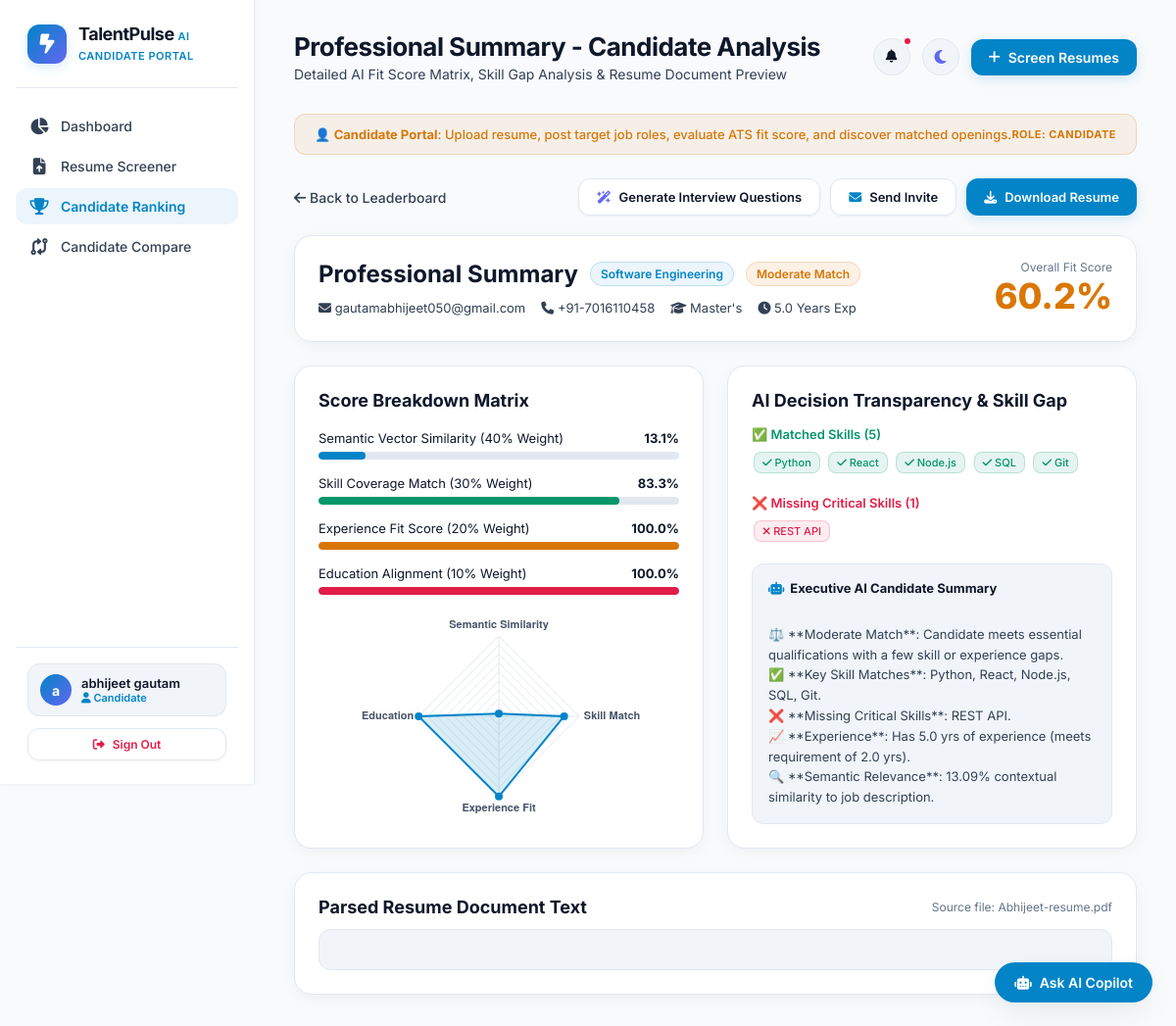
The page /candidate/1 (signed in) on the database its author committed.
### database.py (models this page shows)
class Candidate(db.Model):
    __tablename__ = 'candidates'
    id = db.Column(db.Integer, primary_key=True)
    full_name = db.Column(db.String(150), nullable=False)
    email = db.Column(db.String(150), default='')
    phone = db.Column(db.String(50), default='')
    linkedin = db.Column(db.String(255), default='')
    github = db.Column(db.String(255), default='')
    experience_years = db.Column(db.Float, default=0.0)
    education_level = db.Column(db.String(100), default='Bachelor\'s')
    parsed_skills = db.Column(db.Text, default='')
    raw_text = db.Column(db.Text, default='')
    file_path = db.Column(db.String(300), default='')
    file_name = db.Column(db.String(150), default='')
    predicted_category = db.Column(db.String(100), default='General')
    created_at = db.Column(db.DateTime, default=datetime.utcnow)
    results = db.relationship('ScreeningResult', backref='candidate', lazy=True, cascade='all, delete-orphan')
    def get_skills_list(self):
        try:
            return json.loads(self.parsed_skills) if self.parsed_skills else []
        except Exception:
            return [s.strip() for s in self.parsed_skills.split(',') if s.strip()]
    def to_dict(self):
        return {
            'id': self.id,
            'full_name': self.full_name,
            'email': self.email,
            'phone': self.phone,
            'linkedin': self.linkedin,
            'github': self.github,
            'experience_years': self.experience_years,
            'education_level': self.education_level,
            'parsed_skills': self.get_skills_list(),
            'file_name': self.file_name,
            'predicted_category': self.predicted_category,
            'created_at': self.created_at.strftime('%Y-%m-%d %H:%M')
        }

class ScreeningResult(db.Model):
    __tablename__ = 'screening_results'
    id = db.Column(db.Integer, primary_key=True)
    candidate_id = db.Column(db.Integer, db.ForeignKey('candidates.id'), nullable=False)
    job_id = db.Column(db.Integer, db.ForeignKey('job_postings.id'), nullable=False)
    overall_score = db.Column(db.Float, nullable=False)
    similarity_score = db.Column(db.Float, nullable=False)
    skill_score = db.Column(db.Float, nullable=False)
    experience_score = db.Column(db.Float, nullable=False)
    education_score = db.Column(db.Float, nullable=False)
    matched_skills = db.Column(db.Text, default='[]')
    missing_skills = db.Column(db.Text, default='[]')
    status = db.Column(db.String(50), default='New')
    ai_recommendation = db.Column(db.String(100), default='Moderate Match')
    ai_feedback = db.Column(db.Text, default='')
    timestamp = db.Column(db.DateTime, default=datetime.utcnow)
    def to_dict(self):
        return {
            'id': self.id,
            'candidate_id': self.candidate_id,
            'job_id': self.job_id,
            'candidate_name': self.candidate.full_name if self.candidate else 'Unknown',
            'job_title': self.job.title if self.job else 'Unknown',
            'overall_score': round(self.overall_score, 1),
            'similarity_score': round(self.similarity_score, 1),
            'skill_score': round(self.skill_score, 1),
            'experience_score': round(self.experience_score, 1),
            'education_score': round(self.education_score, 1),
            'matched_skills': json.loads(self.matched_skills) if self.matched_skills else [],
            'missing_skills': json.loads(self.missing_skills) if self.missing_skills else [],
            'status': self.status,
            'ai_recommendation': self.ai_recommendation,
            'ai_feedback': self.ai_feedback,
            'timestamp': self.timestamp.strftime('%Y-%m-%d %H:%M')
        }

### app.py (the view)
@app.route('/candidate/<int:result_id>')
@login_required
def candidate_detail(result_id):
    res = ScreeningResult.query.get_or_404(result_id)
    cand = Candidate.query.get_or_404(res.candidate_id)
    return render_template('candidate.html', active_page='leaderboard', result=res.to_dict(), candidate=cand.to_dict())

### templates/candidate.html (shortened to what this page needs)
{% extends "base.html" %}
{% block page_title %}{{ result.candidate_name }} - Candidate Analysis{% endblock %}
{% block page_subtitle %}Detailed AI Fit Score Matrix, Skill Gap Analysis & Resume Document Preview{% endblock %}
{% block content %}
<div style="display: flex; justify-content: space-between; align-items: center; margin-bottom: 20px; flex-wrap: wrap; gap: 12px;">
    <a href="{{ url_for('leaderboard') }}" style="color: var(--text-secondary); text-decoration: none; font-size: 14px; font-weight: 500;">
        <i class="fa-solid fa-arrow-left"></i> Back to Leaderboard
    </a>
    <div style="display: flex; gap: 10px; flex-wrap: wrap;">
        <button type="button" id="genQuestionsBtn" class="btn btn-secondary" style="font-size: 13px;">
            <i class="fa-solid fa-wand-magic-sparkles" style="color: var(--accent);"></i> Generate Interview Questions
        </button>
        {% if candidate.email %}
        <a href="mailto:{{ candidate.email }}?subject=Interview%20Invitation%20for%20{{ result.job_title }}&body=Hi%20{{ result.candidate_name }},%0A%0AWe%20reviewed%20your%20resume%20for%20the%20{{ result.job_title }}%20position%20and%20would%20like%20to%20invite%20you%20for%20an%20interview.%0A%0ABest%20regards,%0AHiring%20Team" class="btn btn-secondary" style="font-size: 13px;">
            <i class="fa-solid fa-envelope" style="color: var(--primary);"></i> Send Invite
        </a>
        {% endif %}
        {% if candidate.file_name %}
        <a href="{{ url_for('download_file', filename=candidate.file_name) }}" class="btn btn-primary" style="font-size: 13px;">
            <i class="fa-solid fa-download"></i> Download Resume
        </a>
        {% endif %}
    </div>
</div>
<div class="glass-card" style="margin-bottom: 24px;">
    <div style="display: flex; justify-content: space-between; align-items: flex-start; flex-wrap: wrap; gap: 16px;">
        <div>
            <div style="display: flex; align-items: center; gap: 12px;">
                <h2 style="font-size: 24px; font-weight: 700; color: #0F172A;">{{ result.candidate_name }}</h2>
                <span class="badge badge-tech">{{ candidate.predicted_category }}</span>
                <span class="badge {% if result.ai_recommendation == 'Strong Match' %}badge-strong{% elif result.ai_recommendation == 'Moderate Match' %}badge-moderate{% else %}badge-low{% endif %}">
                    {{ result.ai_recommendation }}
                </span>
            </div>
            <div style="display: flex; gap: 16px; margin-top: 12px; font-size: 13px; color: var(--text-secondary); flex-wrap: wrap;">
                {% if candidate.email %}<span><i class="fa-solid fa-envelope"></i> {{ candidate.email }}</span>{% endif %}
                {% if candidate.phone %}<span><i class="fa-solid fa-phone"></i> {{ candidate.phone }}</span>{% endif %}
                <span><i class="fa-solid fa-graduation-cap"></i> {{ candidate.education_level }}</span>
                <span><i class="fa-solid fa-clock"></i> {{ candidate.experience_years }} Years Exp</span>
            </div>
        </div>
        <div style="text-align: right;">
            <div style="font-size: 12px; color: var(--text-muted);">Overall Fit Score</div>
            <div style="font-size: 36px; font-weight: 800; color: {% if result.overall_score >= 75 %}#059669{% elif result.overall_score >= 55 %}#D97706{% else %}#E11D48{% endif %};">
                {{ result.overall_score }}%
            </div>
        </div>
    </div>
</div>
<div style="display: grid; grid-template-columns: 1fr 1fr; gap: 24px; margin-bottom: 24px;">
    <div class="glass-card">
        <h3 style="font-size: 18px; font-weight: 700; color: #0F172A; margin-bottom: 20px;">Score Breakdown Matrix</h3>
        <div style="display: flex; flex-direction: column; gap: 16px;">
            <div>
                <div style="display: flex; justify-content: space-between; font-size: 13px; margin-bottom: 6px; color: #0F172A;">
                    <span>Semantic Vector Similarity (40% Weight)</span>
                    <span style="font-weight: 700;">{{ result.similarity_score }}%</span>
                </div>
                <div class="progress-bar-bg">
                    <div class="progress-bar-fill fill-cyan" style="width: {{ result.similarity_score }}%;"></div>
                </div>
            </div>
            <div>
                <div style="display: flex; justify-content: space-between; font-size: 13px; margin-bottom: 6px; color: #0F172A;">
                    <span>Skill Coverage Match (30% Weight)</span>
                    <span style="font-weight: 700;">{{ result.skill_score }}%</span>
                </div>
                <div class="progress-bar-bg">
                    <div class="progress-bar-fill fill-emerald" style="width: {{ result.skill_score }}%;"></div>
                </div>
            </div>
            <div>
                <div style="display: flex; justify-content: space-between; font-size: 13px; margin-bottom: 6px; color: #0F172A;">
                    <span>Experience Fit Score (20% Weight)</span>
                    <span style="font-weight: 700;">{{ result.experience_score }}%</span>
                </div>
                <div class="progress-bar-bg">
                    <div class="progress-bar-fill fill-amber" style="width: {{ result.experience_score }}%;"></div>
                </div>
            </div>
            <div>
                <div style="display: flex; justify-content: space-between; font-size: 13px; margin-bottom: 6px; color: #0F172A;">
                    <span>Education Alignment (10% Weight)</span>
                    <span style="font-weight: 700;">{{ result.education_score }}%</span>
                </div>
                <div class="progress-bar-bg">
                    <div class="progress-bar-fill fill-rose" style="width: {{ result.education_score }}%;"></div>
                </div>
            </div>
        </div>
        <div style="margin-top: 24px; height: 200px; position: relative;">
            <canvas id="scoreRadarChart"></canvas>
        </div>
    </div>
    <div class="glass-card">
        <h3 style="font-size: 18px; font-weight: 700; color: #0F172A; margin-bottom: 16px;">AI Decision Transparency & Skill Gap</h3>
        <div style="margin-bottom: 20px;">
            <h5 style="font-size: 13px; font-weight: 600; color: var(--emerald); margin-bottom: 8px;">
                ✅ Matched Skills ({{ result.matched_skills | length }})
            </h5>
            <div>
                {% for skill in result.matched_skills %}
                <span class="skill-tag skill-matched"><i class="fa-solid fa-check"></i> {{ skill }}</span>
                {% else %}
                <span style="font-size: 12px; color: var(--text-muted);">No exact required skills matched.</span>
                {% endfor %}
            </div>
        </div>
        <div style="margin-bottom: 20px;">
            <h5 style="font-size: 13px; font-weight: 600; color: var(--rose); margin-bottom: 8px;">
                ❌ Missing Critical Skills ({{ result.missing_skills | length }})
            </h5>
            <div>
                {% for skill in result.missing_skills %}
                <span class="skill-tag skill-missing"><i class="fa-solid fa-xmark"></i> {{ skill }}</span>
                {% else %}
                <span style="font-size: 12px; color: var(--emerald);">All required skills are present!</span>
                {% endfor %}
            </div>
        </div>
        <div style="padding: 16px; background: var(--bg-card-hover); border-radius: var(--radius-md); border: 1px solid var(--border-glass);">
            <h5 style="font-size: 13px; font-weight: 700; color: #0F172A; margin-bottom: 8px; display: flex; align-items: center; gap: 6px;">
                <i class="fa-solid fa-robot" style="color: var(--primary);"></i> Executive AI Candidate Summary
            </h5>
            <div style="font-size: 13px; color: var(--text-secondary); line-height: 1.6; white-space: pre-line;">
                {{ result.ai_feedback }}
            </div>
        </div>
    </div>
</div>
<div class="glass-card">
    <h3 style="font-size: 18px; font-weight: 700; color: #0F172A; margin-bottom: 12px; display: flex; justify-content: space-between; align-items: center;">
        <span>Parsed Resume Document Text</span>
        <span style="font-size: 12px; color: var(--text-muted); font-weight: normal;">Source file: {{ candidate.file_name }}</span>
    </h3>
    <pre style="background: var(--bg-card-hover); border: 1px solid var(--border-glass); border-radius: var(--radius-md); padding: 20px; font-family: monospace; font-size: 13px; color: var(--text-primary); max-height: 350px; overflow-y: auto; white-space: pre-wrap;">{{ candidate.raw_text }}</pre>
</div>
{% endblock %}
{% block scripts %}
<script>
document.addEventListener('DOMContentLoaded', () => {
    const ctx = document.getElementById('scoreRadarChart').getContext('2d');
    new Chart(ctx, {
        type: 'radar',
        data: {
            labels: ['Semantic Similarity', 'Skill Match', 'Experience Fit', 'Education'],
            datasets: [{
                label: 'Candidate Match Profile',
                data: [
                    {{ result.similarity_score }},
                    {{ result.skill_score }},
                    {{ result.experience_score }},
                    {{ result.education_score }}
                ],
                backgroundColor: 'rgba(2, 132, 199, 0.15)',
                borderColor: '#0284C7',
                borderWidth: 2,
                pointBackgroundColor: '#0284C7'
            }]
        },
        options: {
            responsive: true,
            maintainAspectRatio: false,
            scales: {
                r: {
                    angleLines: { color: '#E2E8F0' },
                    grid: { color: '#E2E8F0' },
                    pointLabels: { color: '#475569', font: { size: 11, weight: '600' } },
                    ticks: { display: false, min: 0, max: 100 }
                }
            },
            plugins: { legend: { display: false } }
        }
    });
    const genBtn = document.getElementById('genQuestionsBtn');
    const modal = document.getElementById('questionsModal');
    const list = document.getElementById('questionsList');
    if (genBtn && modal && list) {
        genBtn.addEventListener('click', async () => {
            modal.classList.add('active');
            list.innerHTML = '<li>⌛ Generating custom technical questions based on resume skills...</li>';
            try {
                const res = await fetch('/api/generate_questions/{{ result.id }}');
                const data = await res.json();
                let html = '';
                data.questions.forEach(q => {
                    html += `<li style="padding: 10px; background: var(--bg-card-hover); border-radius: 6px; border: 1px solid var(--border-glass);">${q}</li>`;
                });
                list.innerHTML = html;
            } catch (e) {
                list.innerHTML = '<li style="color: var(--rose);">Failed to generate questions.</li>';
            }
        });
    }
});
</script>
{% endblock %}

### rows shown on the page
Candidate: candidate_name "Professional Summary", predicted_category "Software Engineering", email "gautamabhijeet050@gmail.com", phone "+91-7016110458", education_level "Master's", experience_years "5.0", file_name "Abhijeet-resume.pdf"
ScreeningResult: ai_recommendation "Moderate Match", ai_feedback "⚖️ **Moderate Match**: Candidate meets essential qualifications with a few skill or experience gaps. ✅ **Key Skill Matches**: Python, React, Node.js, SQL, Git. ❌ **Missing Critical Skills**: REST API. 📈 **Experience**: Has 5.0 yrs of experience (meets requirement of 2.0 yrs). 🔍 **Semantic Relevance**: 13.09% contextual similarity to job description."

### other values the page prints
{{ session.get('user_name', 'U')[0] }} "a"
{{ session.get('user_name', 'User') }} "abhijeet gautam"
{{ session.get('user_role', 'Recruiter') }} "CANDIDATE"
{{ result.overall_score }} "60.2"
{{ result.similarity_score }} "13.1"
{{ result.skill_score }} "83.3"
{{ result.experience_score }} "100.0"
{{ result.education_score }} "100.0"
{{ result.matched_skills | length }} "5"
{{ skill }} "Python" "React" "Node.js" "SQL" "Git"
{{ result.missing_skills | length }} "1"
{{ skill }} "REST API"
chart data {{ result.similarity_score }} 13.1
chart data {{ result.skill_score }} 83.3
chart data {{ result.experience_score }} 100.0
